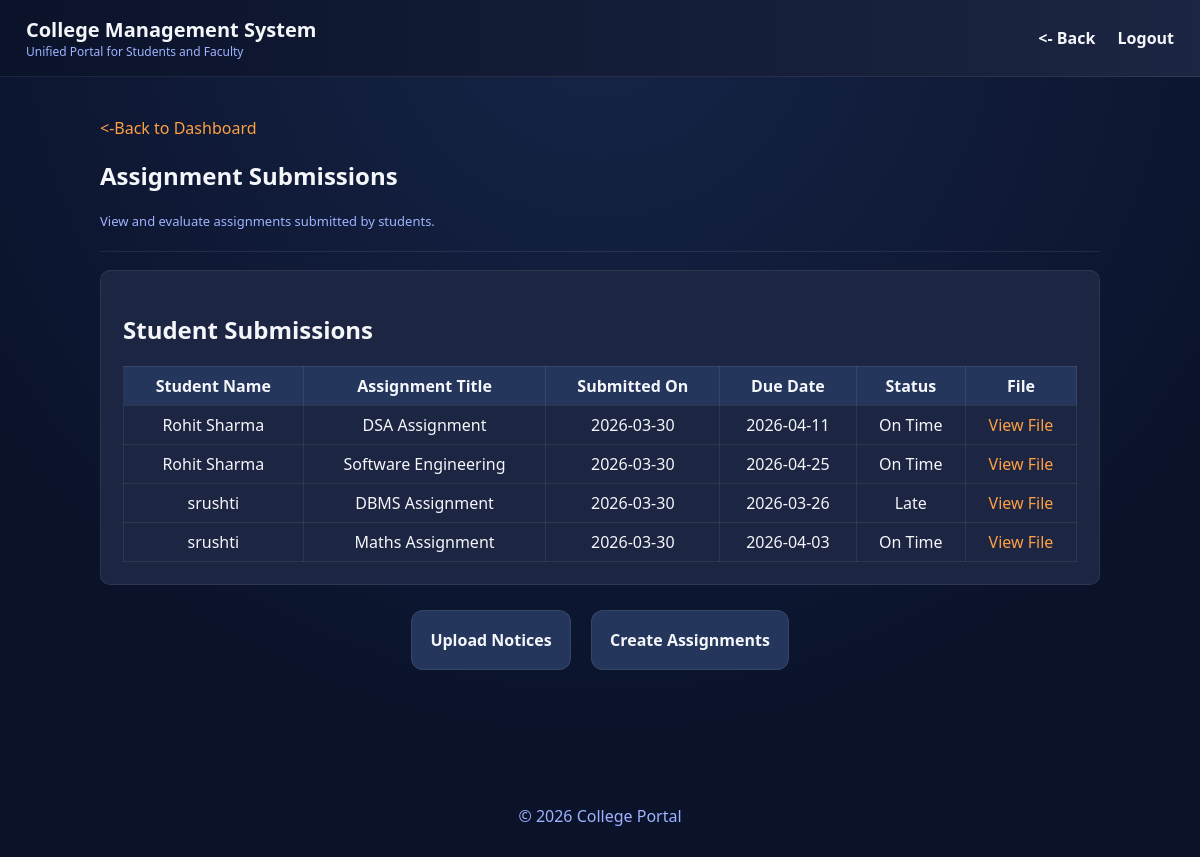
The app's page /faculty/submissions (signed in) with its own data.
### tables this page shows
CREATE TABLE submissions (
        id integer primary key autoincrement,
        assignment_id integer,
        student_id integer,
        file text, 
        submitted_on text,
        foreign key (assignment_id) references assignments(id),
        foreign key (student_id) references users(id)
    );

CREATE TABLE users (
        id integer primary key autoincrement,
        name text not null,
        email text unique not null,
        password text not null,
        role text not null
    );

CREATE TABLE assignments (
        id integer primary key autoincrement,
        title text not null,
        description text,
        due_date text, 
        file text,
        course_id integer,
        foreign key (course_id) references courses(course_id)
    );

### app.py (the view)
@app.route("/faculty/submissions")
def faculty_submissions():
    if "user_id" not in session or session["role"] != "faculty":
        return redirect(url_for("index"))
    conn = get_db_connection()
    submissions = conn.execute("""
        SELECT
            submissions.*,
            assignments.title,
            assignments.due_date,
            users.name
        FROM submissions
        JOIN assignments ON submissions.assignment_id = assignments.id
        JOIN users ON submissions.student_id = users.id
    """).fetchall()
    conn.close()
    updated = []
    for s in submissions:
        due = s["due_date"]
        submitted = s["submitted_on"]
        if submitted <= due:
            status = "On Time"
        else:
            status = "Late"
        updated.append({
            "student": s["name"],
            "title": s["title"],
            "submitted_on": s["submitted_on"],
            "due_date": s["due_date"],
            "file": s["file"],
            "status": status
        })
    return render_template("faculty/submissions.html", submissions=updated)

### app.py (called while the page is built)
def get_db_connection():
    conn = sqlite3.connect(DB_PATH)
    conn.row_factory = sqlite3.Row
    return conn

### templates/faculty/submissions.html (shortened to what this page needs)
<!DOCTYPE html>
<html lang="en">
<head>
    <link rel="stylesheet" href="{{url_for('static',filename='css/style.css')}}">
</head>
<body>
    <header>
        <div>
            <h1>College Management System</h1>
            <p>Unified Portal for Students and Faculty</p>
        </div>
        <nav>
            <a href="javascript:history.back()"><- Back</a>
            <a href="/logout" class="logout-btn">Logout</a>
        </nav>
    </header>
    <main>
        <div class="container">
            <a href="/faculty/dashboard" class="back-btn"><-Back to Dashboard</a>
            <div class="page-title">
                <h2>Assignment Submissions</h2>
                <p>View and evaluate assignments submitted by students. </p>
            </div>
            <section class="content-box">
                <h2>Student Submissions</h2>
                {% if submissions %}
                <table border="1">
                    <tr>
                        <th>Student Name</th>
                        <th>Assignment Title</th>
                        <th>Submitted On</th>
                        <th>Due Date</th>
                        <th>Status</th>
                        <th>File</th>
                    </tr>
                    {% for s in submissions %}
                    <tr>
                        <td>{{ s.student }}</td>
                        <td>{{ s.title }}</td>
                        <td>{{ s.submitted_on }}</td>
                        <td>{{ s.due_date }}</td>
                        <td>{{ s.status }}</td>
                        <td>
                            {% if s.file %}
                                <a href="{{ url_for('static', filename='uploads/' + s.file) }}" target="_blank">
                                    View File
                               </a>
                            {% else %}
                                No File
                            {% endif %}
                        </td>
                    </tr>
                    {% endfor %}
                </table>
                {% else %}
                <p>No Submissions yet.</p>
                {% endif %}
            </section>
            <div class="cards">
                <a href="/faculty/notice" class="card-link">
                    <div class="card">
                        Upload Notices
                    </div>
                </a>
                <a href="/faculty/assignment" class="card-link">
                    <div class="card">
                        Create Assignments
                    </div>
                </a>
            </div>
        </div>
    </main>
    <footer>
        <p>&copy; 2026 College Portal</p>
    </footer>
</body>
</html>

### static/css/style.css (style rules this page uses)
:root { --bg: radial-gradient(circle at top, #162447, #0b132b 70%); --header: linear-gradient(90deg, #0b132b, #1c2541); --panel: #1c2541; --card: #24365c; --text: #f5f6fa; --muted: #9fb3ff; --accent: #ff9f43; --border: rgba(255,255,255,0.08); }
* { box-sizing: border-box; }
body { margin: 0; font-family: 'Segoe UI', sans-serif; background: var(--bg); color: var(--text); }
header { background: var(--header); padding: 16px 26px; display: flex; justify-content: space-between; align-items: center; border-bottom: 1px solid var(--border); }
header h1 { margin: 0; font-size: 20px; }
header p { margin: 0; font-size: 12px; color: var(--muted); }
nav a { color: var(--text); margin-left: 18px; text-decoration: none; font-weight: 600; }
a { color: #ff9f43; text-decoration: none; font-weight: 500; }
main { padding: 40px 20px; min-height: 70vh; }
.container { max-width: 1000px; margin: auto; }
section, .content-box { background: var(--panel); padding: 22px; border-radius: 10px; border: 1px solid var(--border); }
.cards { display: flex; justify-content: center; gap: 20px; margin: 25px 0; }
.card { min-width: 160px; background: var(--card); padding: 18px; border-radius: 12px; text-align: center; font-weight: 600; border: 1px solid var(--border); transition: 0.25s; }
.card-link { text-decoration: none; color: inherit; }
.page-title { border-bottom: 1px solid var(--border); padding-bottom: 8px; margin-bottom: 18px; }
.page-title p { color: var(--muted); font-size: 13px; }
table { width: 100%; border-collapse: collapse; margin-top: 15px; }
table th, table td { border: 1px solid var(--border); padding: 8px; text-align: center; }
table th { background: var(--card); }
footer { background: #0b132b; text-align: center; padding: 14px; color: var(--muted); margin-top: 40px; }

### records on screen
submissions: student "Rohit Sharma", title "DSA Assignment", submitted_on "2026-03-30", due_date "2026-04-11", status "On Time"
submissions: student "Rohit Sharma", title "Software Engineering", submitted_on "2026-03-30", due_date "2026-04-25", status "On Time"
submissions: student "srushti", title "DBMS Assignment", submitted_on "2026-03-30", due_date "2026-03-26", status "Late"
submissions: student "srushti", title "Maths Assignment", submitted_on "2026-03-30", due_date "2026-04-03", status "On Time"
